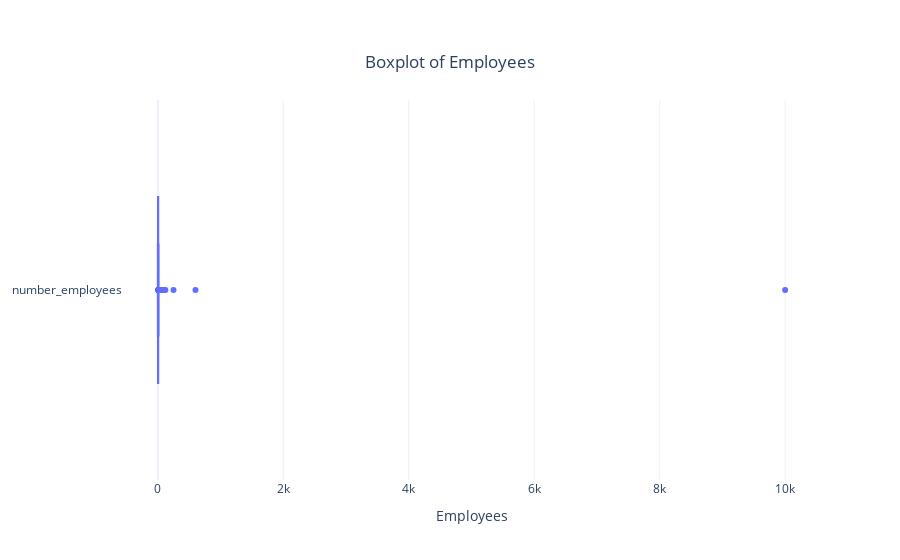

Notebook code cell kept with this figure:
### Code cell
# boxplot 
fig = go.Figure()
fig.add_trace(go.Box(x=seedstar['number_employees'],
                     name = 'number_employees'))

fig.update_layout(title = {'text':"Boxplot of Employees",
                           'y': 0.9, 'x': 0.5,
                           'xanchor': 'center', 'yanchor': 'top'},
                  xaxis_title = "Employees")

fig.show()
# Remove the hashtag in front of the columns below to show staic image in github
# Image(pio.to_image(fig, format='png', scale=5))

### Figure 1 — Plotly figure (JSON) as saved in the notebook; plotly's stock layout.template omitted (floating-point values rounded to 4 significant figures; data arrays with more than 128 entries replaced by an {"elided": "..."} marker saying what was removed)
{"data": [{"name": "number_employees", "type": "box", "x": {"elided": "4255 int values"}}], "layout": {"title": {"text": "Boxplot of Employees", "x": 0.5, "xanchor": "center", "y": 0.9, "yanchor": "top"}, "xaxis": {"title": {"text": "Employees"}}}}
